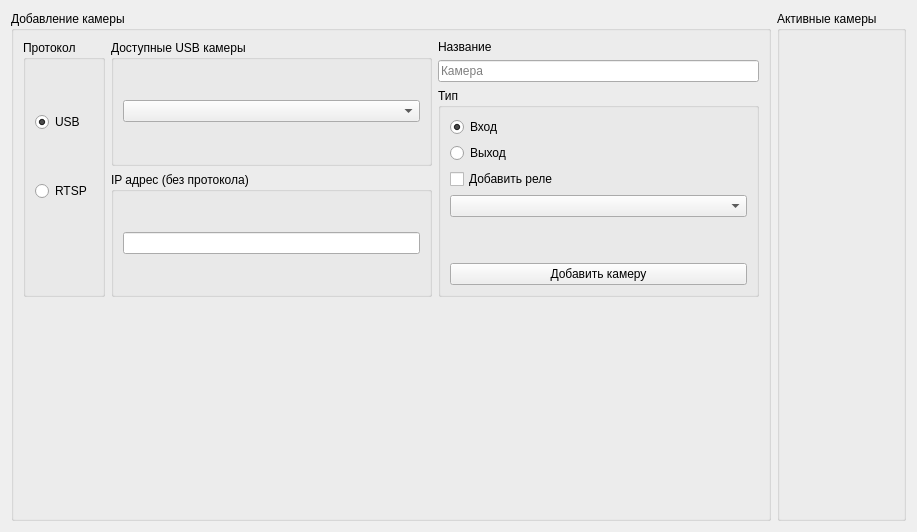
<?xml version="1.0" encoding="UTF-8"?>
<ui version="4.0">
 <class>AddVideoSourceForm</class>
 <widget class="QWidget" name="AddVideoSourceForm">
  <property name="geometry">
   <rect>
    <x>0</x>
    <y>0</y>
    <width>917</width>
    <height>532</height>
   </rect>
  </property>
  <property name="windowTitle">
   <string>Управление камерами</string>
  </property>
  <layout class="QHBoxLayout" name="horizontalLayout_2">
   <item>
    <widget class="QGroupBox" name="groupBox_3">
     <property name="title">
      <string>Добавление камеры</string>
     </property>
     <layout class="QVBoxLayout" name="verticalLayout_7">
      <item>
       <layout class="QHBoxLayout" name="horizontalLayout">
        <item>
         <layout class="QVBoxLayout" name="verticalLayout_2">
          <item>
           <widget class="QGroupBox" name="groupBox">
            <property name="title">
             <string>Протокол</string>
            </property>
            <layout class="QVBoxLayout" name="verticalLayout_5">
             <item>
              <widget class="QRadioButton" name="USBButton">
               <property name="text">
                <string>USB</string>
               </property>
               <property name="checked">
                <bool>true</bool>
               </property>
              </widget>
             </item>
             <item>
              <widget class="QRadioButton" name="RTSPButton">
               <property name="text">
                <string>RTSP</string>
               </property>
              </widget>
             </item>
             <item>
              <spacer name="verticalSpacer">
               <property name="orientation">
                <enum>Qt::Vertical</enum>
               </property>
               <property name="sizeType">
                <enum>QSizePolicy::Minimum</enum>
               </property>
               <property name="sizeHint" stdset="0">
                <size>
                 <width>20</width>
                 <height>40</height>
                </size>
               </property>
              </spacer>
             </item>
            </layout>
           </widget>
          </item>
         </layout>
        </item>
        <item>
         <layout class="QVBoxLayout" name="verticalLayout_3">
          <item>
           <widget class="QGroupBox" name="groupBox_5">
            <property name="title">
             <string>Доступные USB камеры</string>
            </property>
            <layout class="QVBoxLayout" name="verticalLayout_8">
             <item>
              <widget class="QComboBox" name="CamerasCB"/>
             </item>
            </layout>
           </widget>
          </item>
          <item>
           <widget class="QGroupBox" name="groupBox_6">
            <property name="title">
             <string>IP адрес (без протокола)</string>
            </property>
            <layout class="QVBoxLayout" name="verticalLayout_9">
             <item>
              <widget class="QLineEdit" name="IPAddresLE"/>
             </item>
            </layout>
           </widget>
          </item>
         </layout>
        </item>
        <item>
         <layout class="QVBoxLayout" name="verticalLayout_4">
          <item>
           <widget class="QLabel" name="label_4">
            <property name="text">
             <string>Название</string>
            </property>
           </widget>
          </item>
          <item>
           <widget class="QLineEdit" name="CamNameLE">
            <property name="placeholderText">
             <string>Камера</string>
            </property>
           </widget>
          </item>
          <item>
           <widget class="QGroupBox" name="groupBox_2">
            <property name="title">
             <string>Тип</string>
            </property>
            <layout class="QVBoxLayout" name="verticalLayout_6">
             <item>
              <widget class="QRadioButton" name="EnteranceRB">
               <property name="text">
                <string>Вход</string>
               </property>
               <property name="checked">
                <bool>true</bool>
               </property>
              </widget>
             </item>
             <item>
              <widget class="QRadioButton" name="ExitRB">
               <property name="text">
                <string>Выход</string>
               </property>
              </widget>
             </item>
             <item>
              <widget class="QCheckBox" name="AddRele">
               <property name="text">
                <string>Добавить реле</string>
               </property>
              </widget>
             </item>
             <item>
              <widget class="QComboBox" name="RelesList"/>
             </item>
             <item>
              <spacer name="verticalSpacer_3">
               <property name="orientation">
                <enum>Qt::Vertical</enum>
               </property>
               <property name="sizeType">
                <enum>QSizePolicy::Minimum</enum>
               </property>
               <property name="sizeHint" stdset="0">
                <size>
                 <width>20</width>
                 <height>40</height>
                </size>
               </property>
              </spacer>
             </item>
             <item>
              <widget class="QPushButton" name="AddButton">
               <property name="text">
                <string>Добавить камеру</string>
               </property>
              </widget>
             </item>
            </layout>
           </widget>
          </item>
         </layout>
        </item>
       </layout>
      </item>
      <item>
       <spacer name="verticalSpacer_4">
        <property name="orientation">
         <enum>Qt::Vertical</enum>
        </property>
        <property name="sizeType">
         <enum>QSizePolicy::Expanding</enum>
        </property>
        <property name="sizeHint" stdset="0">
         <size>
          <width>20</width>
          <height>40</height>
         </size>
        </property>
       </spacer>
      </item>
     </layout>
    </widget>
   </item>
   <item>
    <widget class="QGroupBox" name="groupBox_4">
     <property name="title">
      <string>Активные камеры</string>
     </property>
     <layout class="QVBoxLayout" name="verticalLayout">
      <item>
       <layout class="QGridLayout" name="DeleteableVideoSourcesLayout"/>
      </item>
     </layout>
    </widget>
   </item>
  </layout>
 </widget>
 <resources/>
 <connections/>
</ui>
